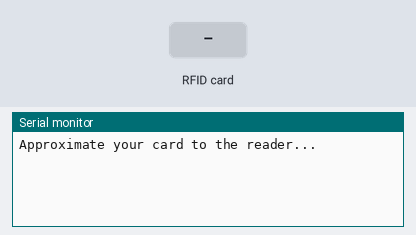
This sketch was run on a simulated Arduino Uno, built with avr-gcc and run on an emulated ATmega328P. On the bench: the last lines printed to the serial monitor. The inputs (shaded band) are chosen by the test bench.

Above: at 1.2 s.
1.3 s: RFID card FA 2F 2E 58 held to the reader
At 2.3 s:
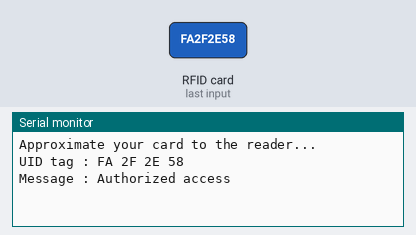
2.8 s: RFID card 22 BC 9B 34 held to the reader
At 4.8 s:
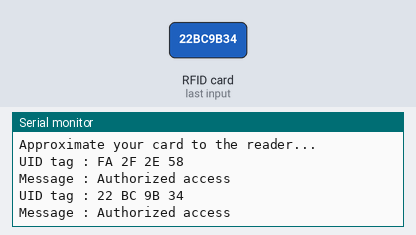
5.8 s: RFID card 5E 7A 19 C4 held to the reader
At 8.4 s:
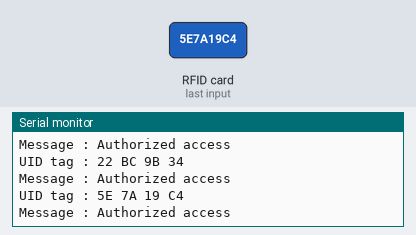

Measured:
- after the input at 1.3 s, the serial monitor: prints a new line at once (image 1)
- after the input at 2.8 s, the serial monitor: prints a new line after 1.5 s (image 2)
- after the input at 5.8 s, the serial monitor: prints a new line after 1.5 s (image 3)

The sketch:

cardscanner.ino
```cpp
#include <SPI.h>
#include <MFRC522.h>

#define SS_PIN 10
#define RST_PIN 9
MFRC522 mfrc522(SS_PIN, RST_PIN);   // Create MFRC522 instance.

void setup()
{
    Serial.begin(9600);         // Initiate a serial communication
    SPI.begin();                // Initiate  SPI bus
    mfrc522.PCD_Init();         // Initiate MFRC522
    Serial.println("Approximate your card to the reader...");
    Serial.println();

}
void loop()
{
    if ( ! mfrc522.PICC_IsNewCardPresent())     // Look for new cards
    {
        return;
    }
    if ( ! mfrc522.PICC_ReadCardSerial())       // Select one of the cards
    {
        return;
    }
    Serial.print("UID tag :");                  //Show UID on serial monitor
    String content= "";
    byte letter;
    for (byte i = 0; i < mfrc522.uid.size; i++)
    {
        Serial.print(mfrc522.uid.uidByte[i] < 0x10 ? " 0" : " ");
        Serial.print(mfrc522.uid.uidByte[i], HEX);
        content.concat(String(mfrc522.uid.uidByte[i] < 0x10 ? " 0" : " "));
        content.concat(String(mfrc522.uid.uidByte[i], HEX));
    }
    Serial.println();
    Serial.print("Message : ");
    content.toUpperCase();
    if (content.substring(1) == "FA 2F 2E 58" || "22 BC 9B 34")
    {
        Serial.println("Authorized access");
        Serial.println();
        delay(3000);
    }
    else
    {
        Serial.println(" Access denied");
        delay(3000);
    }
} 
```
